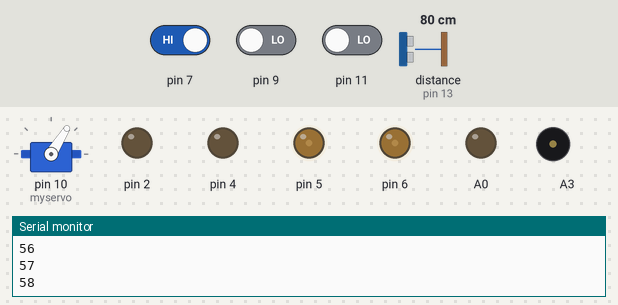
Bench run of a sketch on a simulated Arduino Uno, built with avr-gcc and run on an emulated ATmega328P. Shown: servo, output pins drawn as LEDs (lit = HIGH), buzzer (waves = sounding), the last lines printed to the serial monitor. Wiring (inferred from the names in the program): ultrasonic range finder: trigger pin 12; echo pin 13. Dashed ring = blinking. Inputs (shaded band) come from the test bench; at power-on: distance to the obstacle (sensor on pin 13) 80 cm, pin 7 HIGH, pin 9 LOW, pin 11 LOW. The echo pulse lasts 58.3 µs per cm; pins used as bus, display or sensor lines are not drawn.

Above: at 1.2 s.
1.3 s: distance to the obstacle (sensor on pin 13) set to 2 cm
At 2.9 s:
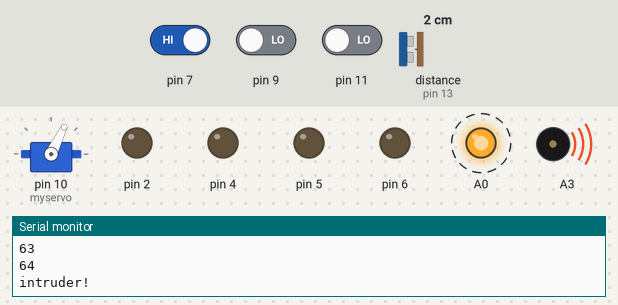
4.3 s: distance to the obstacle (sensor on pin 13) set to 18 cm
At 4.7 s:
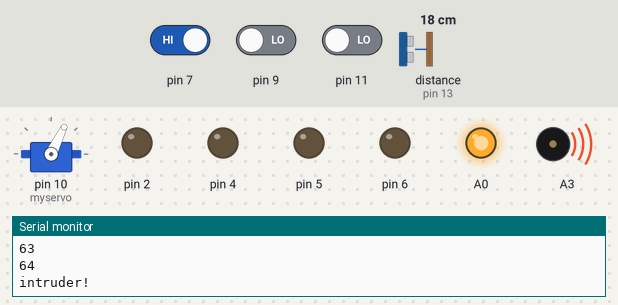
7.3 s: pin 7 driven LOW
At 8.4 s:
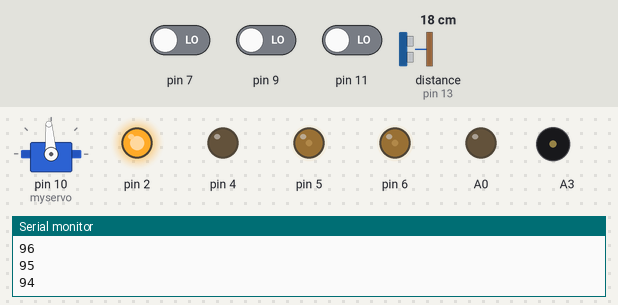
10.3 s: pin 9 driven HIGH
At 11.0 s:
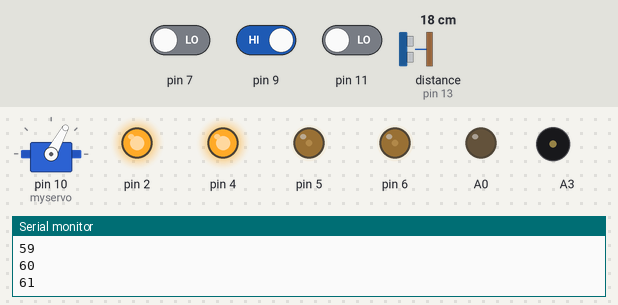
13.3 s: pin 9 driven LOW
At 14.4 s:
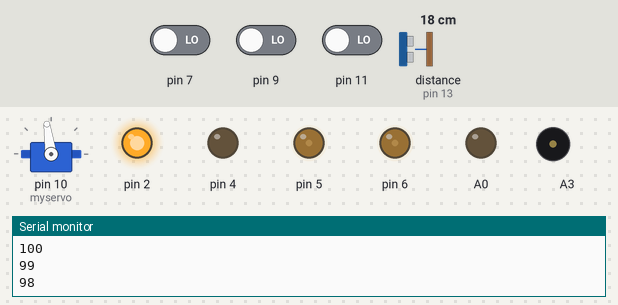
16.3 s: pin 7 driven HIGH
At 20.0 s:
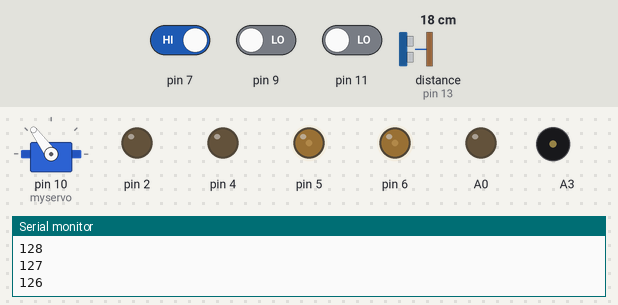
Timing chart, 0 to 20.3 s (numbered marks = the images above; inputs shaded):
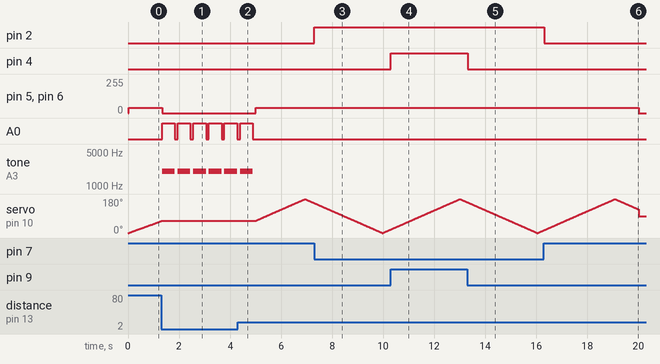

The sketch:

LineTracing_PIR_slow_running_obstacleDetection.ino
```cpp
#include <Servo.h>

Servo myservo;

const int tringPin = 12;
const int echoPin = 13;


// volatile int pos = 0;
volatile int servoPos = 0;
bool servoReverse = false;

unsigned long startTime = 0;
volatile long duration, inches, cm;

bool obstacleDetected = false;
int obstacleDetectionDistance = 15;


long microsecondsToInches(long microseconds) {
  return microseconds / 74 / 2;
}

long microsecondsToCentimeters(long microseconds) {
  return microseconds / 29 / 2;
}

void servoSweep() {

  if (obstacleDetected) {
    Serial.println("intruder!");
    return;
  }

  myservo.write(servoPos);
  Serial.println(servoPos);
  sonicPulse();
  delay(15);

  if (!servoReverse) {
    servoPos++;
    if (servoPos >= 180) {
      servoPos = 180;
      servoReverse = true;
    }
  }
  else {
    servoPos--;
    if (servoPos <= 0) {
      servoPos = 0;
      servoReverse = false;
    }
  }
}

void sonicPulse(){

  digitalWrite(tringPin, LOW);
  delayMicroseconds(2);
  digitalWrite(tringPin, HIGH);
  delayMicroseconds(10);
  digitalWrite(tringPin, LOW);

  duration = pulseIn(echoPin, HIGH);

  inches = microsecondsToInches(duration);
  cm = microsecondsToCentimeters(duration);

  if(cm <= obstacleDetectionDistance){
    obstacleDetected=true;
    Serial.println("intruder!");
  }

  // Serial.print(inches);
  // Serial.print("in, ");
  // Serial.print(cm);
  // Serial.print("cm");
  // Serial.println(obstacleDetected);

  // delay(10);
}


float checkdistance() {
  digitalWrite(12, LOW);
  delayMicroseconds(2);
  digitalWrite(12, HIGH);
  delayMicroseconds(10);
  digitalWrite(12, LOW);
  float distance = pulseIn(13, HIGH) / 58.00;
  delay(10);
  return distance;
}

void Ultrasonic_Sensor_Module() {
  int Distance = 0;
  Distance = checkdistance();
  stopMotors();
  alarm();
  if(Distance > obstacleDetectionDistance){
    obstacleDetected = false;
    stopAlarm();
  }

  // Serial.print("Distance:");
  // Serial.print(Distance);
  // Serial.println("CM");
  // Serial.println(Distance);

  // Serial.println(obstacleDetected);
  delay(100);
}

void Infrared_Tracing() {

  int Left_Tra_Value  = digitalRead(7);
  int Right_Tra_Value = digitalRead(9);
  int Black = 1;

  int baseSpeed     = 40;
  int reverseSpeed  = 40;
  int turnRate      = 40;

  if (Left_Tra_Value != Black && Right_Tra_Value != Black) {
    digitalWrite(2, HIGH);
    analogWrite(5, baseSpeed);

    digitalWrite(4, LOW);
    analogWrite(6, baseSpeed);
  }

  else if (Left_Tra_Value == Black && Right_Tra_Value != Black) {

    digitalWrite(2, LOW);
    analogWrite(5, turnRate);

    digitalWrite(4, LOW);
    analogWrite(6, baseSpeed);
  }

  else if (Left_Tra_Value != Black && Right_Tra_Value == Black) {

    digitalWrite(2, HIGH);
    analogWrite(5, baseSpeed);

    digitalWrite(4, HIGH);
    analogWrite(6, turnRate);
  }

  else if (Left_Tra_Value == Black && Right_Tra_Value == Black) {

    digitalWrite(2, HIGH);
    analogWrite(5, baseSpeed);

    digitalWrite(4, HIGH);
    analogWrite(6, reverseSpeed);
  }
}


void pirDetection(){
  int motionState = digitalRead(11);
  myservo.write(90);


  if (motionState == HIGH) {
    alarm();
    // Serial.println("Motion Detected!");
    Serial.println("intruder!");
  } else if(motionState == LOW) {
    stopAlarm();
    Serial.println("0");
  }

}

void stopMotors() {
  digitalWrite(2, LOW);
  analogWrite(5, 0);

  digitalWrite(4, LOW);
  analogWrite(6, 0);
}

void alarm(){
  digitalWrite(A0, HIGH);
  tone(A3, 2000);
  delay(500);
  stopAlarm();
}

void stopAlarm() {
  digitalWrite(A0, LOW);
  noTone(A3);
}


void setup() {

  Serial.begin(9600);

  myservo.attach(10);

  startTime = millis();
  pinMode(7, INPUT);
  pinMode(9, INPUT);
  pinMode(2, OUTPUT);
  pinMode(5, OUTPUT);
  pinMode(4, OUTPUT);
  pinMode(6, OUTPUT);
  pinMode(11, INPUT);
  pinMode(12, OUTPUT);
  pinMode(13, INPUT);
  pinMode(A0, OUTPUT);
  pinMode(A3, OUTPUT);


}

void loop() {
  unsigned long currentTime = millis();
  unsigned long elapsed = currentTime - startTime;

  if (elapsed < 20000) {
    if(!obstacleDetected){
      servoSweep();
      Infrared_Tracing();
    }else{
      Ultrasonic_Sensor_Module();

    }
  }
  else if(elapsed < 30000) {
    stopMotors();
    pirDetection();
  }else{
    stopAlarm();
    startTime = currentTime;
  }

}
```

Measured:
- after the input at 1.3 s, pin 5, pin 6: 40/255 → 0/255 at once; A0: alternates HIGH for 0.50 s and LOW for 0.11 s, starting at once; tone on A3: alternates 2000 Hz for 0.50 s and silent for 0.11 s, starting at once; servo on pin 10 (myservo): goes on until 1.3 s, then stays 64°
- after the input at 4.3 s, pin 5, pin 6: 0/255 → 40/255 after 0.71 s; A0: goes on until 4.9 s, then stays LOW; tone on A3: goes on until 4.9 s, then stays silent; servo on pin 10 (myservo): rises from 64° to 180° in 1.9 s, then falls to 159° in 0.35 s
- after the input at 7.3 s, pin 2: LOW → HIGH at once
- after the input at 10.3 s, pin 4: LOW → HIGH at once
- after the input at 13.3 s, pin 4: HIGH → LOW at once
- after the input at 16.3 s, pin 2: HIGH → LOW after 0.01 s instead of 3.7 s
